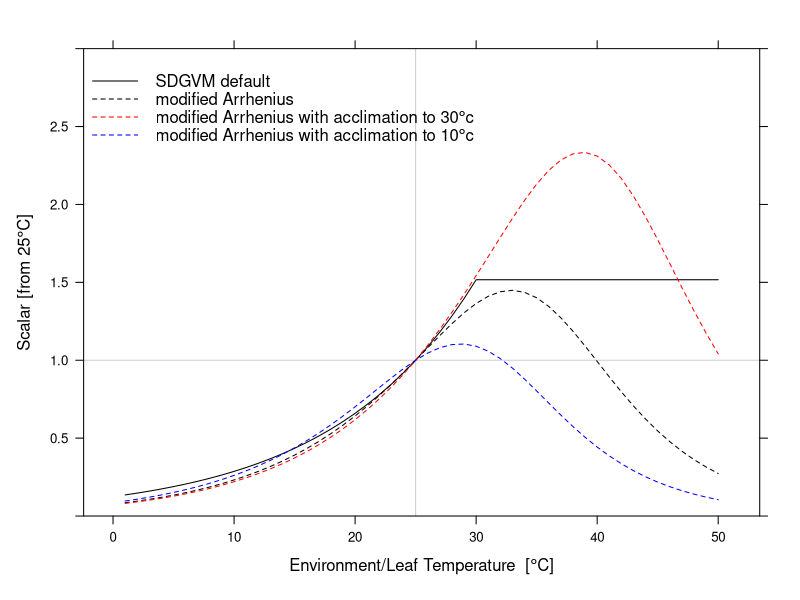
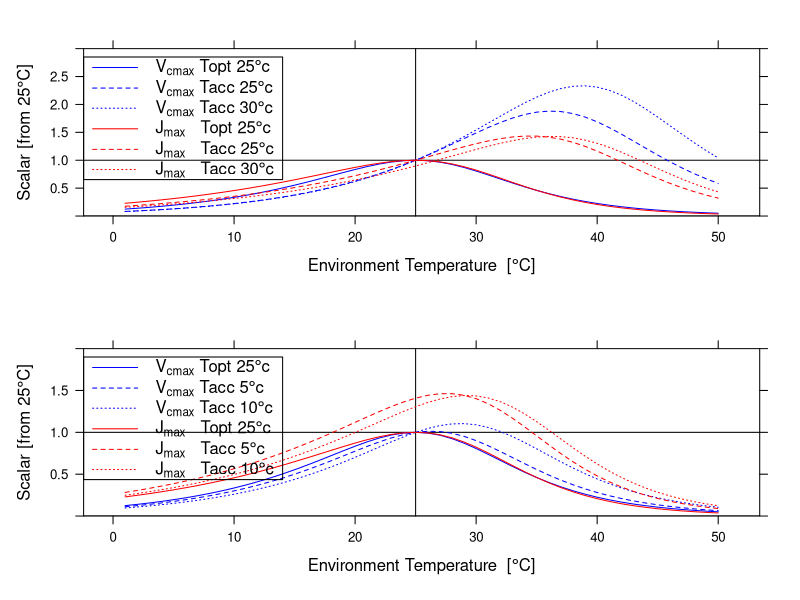
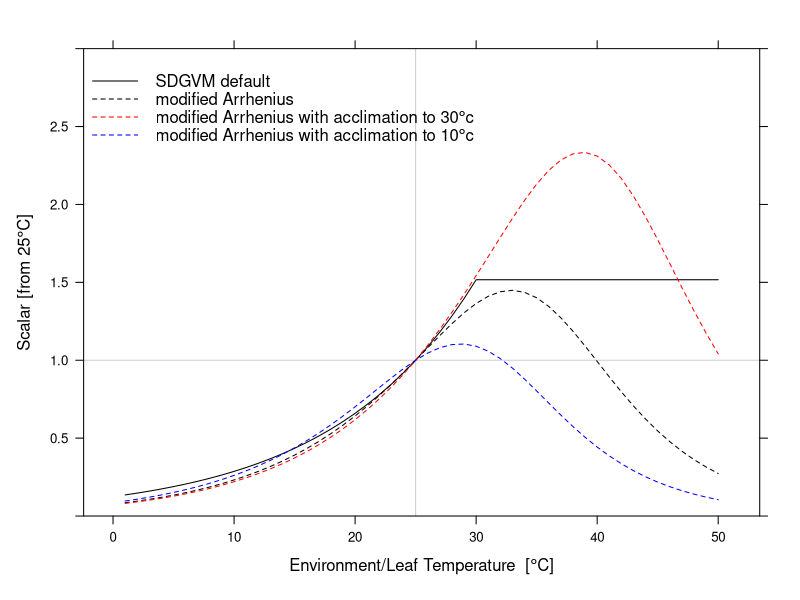

R code for these plots, in order:
#################################
#
# Kattge & Knorr 2007 temperature scaling and acclimation of photosynthetic parameters
# As implemented in SDGVM
#
# Anthony Walker (walkerap@ornl.gov)
# 21 Jan 2016
#
#################################


# SDGVM default temp scaling


# K&K functions
# use fixed delta S based on optimum temperature and other parameters
f_topt_dS <- function(topt,pars,R=8.31446) {
  # no statement to account for Jmax difference in topt
  # - Eq 2 K&K 2007
  
  pars$Hd/(topt+273.15) + ( R*log(pars$Ha/(pars$Hd-pars$Ha)) )
}

# employ Kattge&Knorr scaling of delta S based on mean growth temp 
f_tacc_dS <- function(tgrowth,jv='v') {
  # - Table 3 K&K 2007
  if(jv=='v') 668.39 - 1.07*tgrowth else 659.70 - 0.75*tgrowth  
}

# see Medlyn etal 2002 or Kattge&Knorr 2007  
f_t_scalar <- function(Tsk,Trk,pars,R=8.31446) {
  # This function is written to give the temperature scalar on a parameter at a reference temperature (Trk) 
  # to an environment temperature (Tsk) 
  
  exp(pars$Ha*(Tsk-Trk) / (R*Tsk*Trk)) * ( 
    (1 + exp((Trk*pars$dS-pars$Hd) / (Trk*R)) ) 
    /(1 + exp((Tsk*pars$dS-pars$Hd) / (Tsk*R)) ) )    
}

f_JV_ratio <- function(tgrowth,Tr) {
  # - Table 3 K&K 2007
  # - this function returns the ratio of the JV ratio at the acclimated temp to the JV ratio at the reference temp
  # - the reference temperture (usuallly 25oC) is assumed to be both the measurement temp and the acclimated temp of the reference J and V values   
  
  ((2.59-0.035*tgrowth)/(2.59-0.035*Tr))
}

# see K&K 2007
f_kkt_scalar <- function(Ts,Tr=25,pars,topt=25,tacc=F,tgrowth=25) {
  
  # calculate temps in kelvin
  Tsk <- Ts + 273.15
  Trk <- Tr + 273.15
  
  # calculate deltaS
  # K&K 2007 Table 3 - only deltaS and the Jmax:Vcmax ratio significantly acclimate to growth temperature
  deltaS <- if(tacc) f_tacc_dS(tgrowth,pars$jv) else f_topt_dS(topt,pars)
  
  # add to pars
  pars <- c(pars,dS=deltaS)
#   for(i in 2:4) pars[[i]] <- pars[[i]]*1e-3
#   print(pars)
  
  # calculate temperature scalar
  t_scalar <- f_t_scalar(Tsk,Trk,pars) 
  
  # adjust jmax:vcmax ratio based on growth temp
  if(pars$jv=='j'&tacc) t_scalar * f_JV_ratio(tgrowth,Tr)  else t_scalar
  
}


t <- 25
t <- 1:50
tk <- t + 273.15
# below are the kinetic parameters from Farquhar etal 1980
kc  = exp(35.8 - 80.5/(0.00831*tk))
ko  = exp(9.6 - 14.51/(0.00831*tk))*1000.0
tau = exp(-3.949 + 28.99/(0.00831*tk))

# the above are now deprecated for the in vivo parameters from Bernacchi etal 2001
kc  = 40.49 * exp((79430.0 / (8.31 * 298.15)) * (1.0 - (298.15) / (273.15 + t)))
ko  = 27840. * exp((36380.0 / (8.31 * 298.15)) * (1.0 - (298.15) / (273.15 + t)))
c_p = 4.275 * exp((37830.0 / (8.31 * 298.15)) * (1.0 - (298.15) / (273.15 + t)))
tau = 0.5*21000/c_p






# non temperature dependent parameters
# - Table 3 K&K 2007
p_vcmax <- list(jv='v',Ha=71513,Hd=200000) 
p_jmax  <- list(jv='j',Ha=49884,Hd=200000) 
         


# plots
library(lattice)
ts <- 1:50

sdgvm_scalar <- function(t,qt=2.3) {
  t <- ifelse(t>30,30,t) 
  qt**(t/10.0)/qt**(2.5)
}

p1_sdgvm <- 
  xyplot(
    sdgvm_scalar(ts) +
      f_kkt_scalar(ts,topt=32.92,pars=p_vcmax) +
      f_kkt_scalar(ts,pars=p_vcmax,tacc=T,tgrowth=30) +
      f_kkt_scalar(ts,pars=p_vcmax,tacc=T,tgrowth=10)
    ~ts,
    type='l',lty=c(1,2,2,2),col=c('black','black','red','blue'),
    ylim=c(0,3),
    xlab=expression('Environment/Leaf Temperature  ['*degree*C*']'),
    ylab=expression('Scalar [from 25'*degree*C*']'),
    abline=list(h=0:1,v=c(25),col='grey80'),
    key=list(corner=c(0,1),x=0,y=0.95,border=F,
             lines=list(lty=c(1,2,2,2),col=c('black','black','red','blue')),
             text=list(c('SDGVM default','modified Arrhenius',
                         expression('modified Arrhenius with acclimation to 30'*degree*c),
                         expression('modified Arrhenius with acclimation to 10'*degree*c)
             ))) 
    )
p1_sdgvm



p1 <- 
xyplot(f_kkt_scalar(ts,pars=p_vcmax)+
         f_kkt_scalar(ts,pars=p_vcmax,tacc=T)+
         f_kkt_scalar(ts,pars=p_vcmax,tacc=T,tgrowth=30)+
         f_kkt_scalar(ts,pars=p_jmax)+
         f_kkt_scalar(ts,pars=p_jmax,tacc=T)+
         f_kkt_scalar(ts,pars=p_jmax,tacc=T,tgrowth=30)~
         ts,
       type='l',lty=1:3,col=rep(c('blue','red'),each=3),ylim=c(0,3),
       xlab=expression('Environment Temperature  ['*degree*C*']'),
       ylab=expression('Scalar [from 25'*degree*C*']'),
       abline=list(h=0:1,v=c(25)),
       key=list(corner=c(0,1),x=0,y=0.95,border=T,
                lines=list(lty=1:3,col=rep(c('blue','red'),each=3)),
                text=list(c(expression(V[cmax]*' Topt 25'*degree*c),
                          expression(V[cmax]*' Tacc 25'*degree*c),
                          expression(V[cmax]*' Tacc 30'*degree*c),
                          expression(J[max]*'   Topt 25'*degree*c),
                          expression(J[max]*'   Tacc 25'*degree*c),
                          expression(J[max]*'   Tacc 30'*degree*c)
                          ))) )

p2 <-
xyplot(f_kkt_scalar(ts,pars=p_vcmax)+
         f_kkt_scalar(ts,pars=p_vcmax,tacc=T,tgrowth=5)+
         f_kkt_scalar(ts,pars=p_vcmax,tacc=T,tgrowth=10)+
         f_kkt_scalar(ts,pars=p_jmax)+
         f_kkt_scalar(ts,pars=p_jmax,tacc=T,tgrowth=5)+
         f_kkt_scalar(ts,pars=p_jmax,tacc=T,tgrowth=10)~
         ts,
       type='l',lty=1:3,col=rep(c('blue','red'),each=3),ylim=c(0,2),
       xlab=expression('Environment Temperature  ['*degree*C*']'),
       ylab=expression('Scalar [from 25'*degree*C*']'),
       abline=list(h=0:1,v=c(25)),
       key=list(corner=c(0,1),x=0,y=0.95,border=T,
                lines=list(lty=1:3,col=rep(c('blue','red'),each=3)),
                text=list(c(expression(V[cmax]*' Topt 25'*degree*c),
                          expression(V[cmax]*' Tacc 5'*degree*c),
                          expression(V[cmax]*' Tacc 10'*degree*c),
                          expression(J[max]*'   Topt 25'*degree*c),
                          expression(J[max]*'   Tacc 5'*degree*c),
                          expression(J[max]*'   Tacc 10'*degree*c)
                          ))) )

pdf('K&K 2007 Temp acclimation.pdf',width=8,height=8)
print(p1,split=c(1,1,1,2),more=T)
print(p2,split=c(1,2,1,2),more=F)
dev.off()

pdf('SDGVM Temp scaling.pdf',width=8,height=5)
print(p1_sdgvm,more=F)
dev.off()
